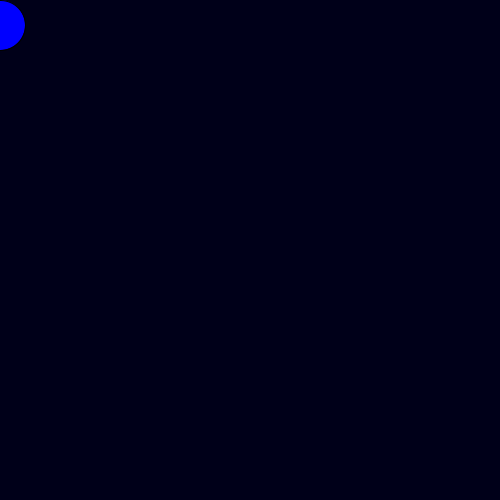
Frame 1 (no input)
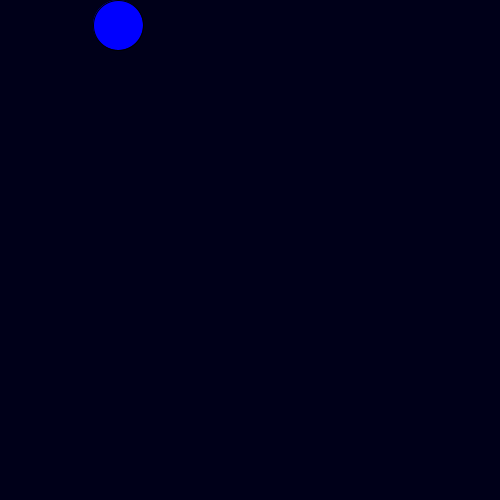
Frame 60 (the mouse pressed at the canvas centre just before this capture)
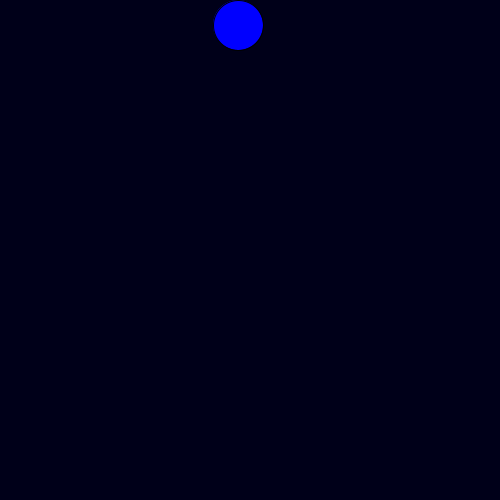
Frame 120 (the mouse held since frame 60 and released just before this capture)

The Processing sketch that drew these frames (run headless with seeded random() and noise(); from frame 60 on, the mouse is pressed at the canvas centre):

// Processing sketch: CirculoLados
// ── CirculoLados.pde
int pxe = 0; //variable eje x
int pye = 25; //variable eje y
boolean a = true;
boolean b = true;

void setup (){
  //size(medida de pantalla)
  size (500, 500); //eje x, eje y
}

void draw(){
  //fondo color
  background(0, 0, 25);
  //color forma
  fill(0, 0, 255);
  //forma
  ellipse(pxe, pye, 50, 50);
   //color forma
 // fill(0, 255, 0);
  //forma
 // rect(400, 300, 50, 50);
  
  if(a == true){
    pxe = pxe + 2;
    if(pxe > 475){
      a = false;
    }
  }
  
   if(a == false){
    pxe = pxe - 2;
    if(pxe == 20){
      a = true;
    }
  }
  
  if(b == true && a == false){
    if(pxe < 474 && pye < 475){
       pye = pye + 2;
       pxe = pxe + 2;
    }
    if(pye == 475){
     b = false;
    }
  }
  
   if(b == false && a == true){
    if(b == false && pxe == 26){
       pye = pye - 2;
       pxe = pxe - 2;
    }
   if(pye == 25){
     b = true;
    }
  }
  }
